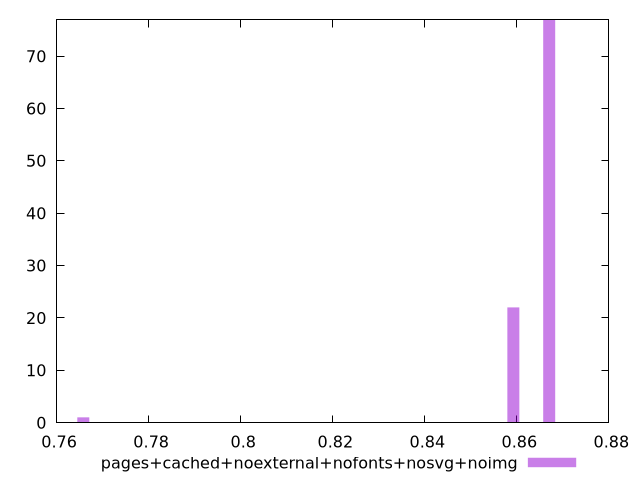

Here is the gnuplot script that generated this plot:
$_pagesCachedNoexternalNofontsNosvgNoimg <<EOF
0.8592469440060211 22
0.8670346806586436 77
0.7657941041745505 1
EOF
set key outside below
set terminal pngcairo
set output "report_00005_2020-11-02T22-26-11.212Z/uses-http2/pages+cached+noexternal+nofonts+nosvg+noimg//hist.png"
set yrange [0:77]
set boxwidth 0.002595912217540849
set style fill transparent solid 0.5 noborder
plot $_pagesCachedNoexternalNofontsNosvgNoimg title "pages+cached+noexternal+nofonts+nosvg+noimg" with boxes ,
